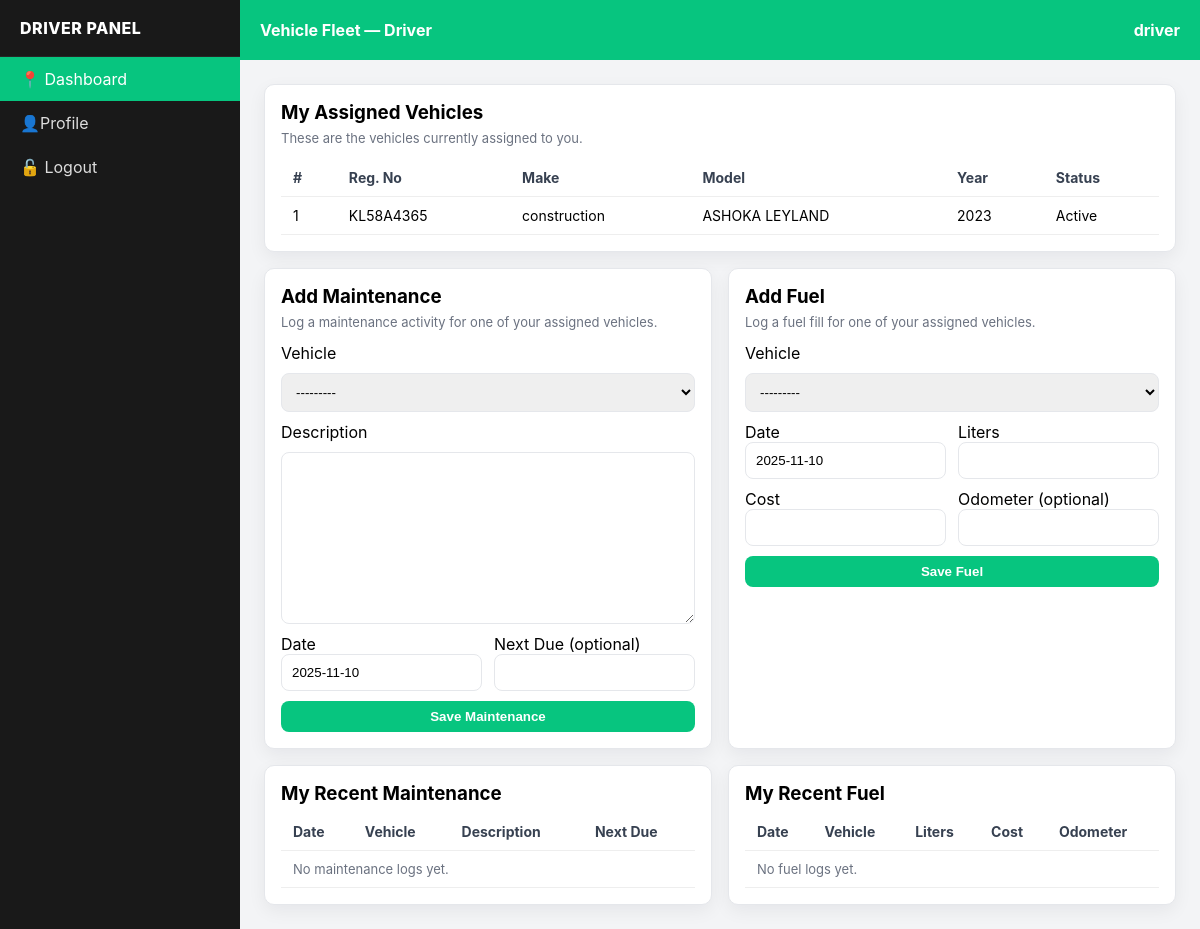
The page /driver/dashboard/ (signed in) on the database its author committed.
### vehiapp/models.py (models this page shows)
class Vehicle(models.Model):
    STATUS_CHOICES = [('active','Active'),('inactive','Inactive'),('maintenance','Maintenance')]
    registration_no = models.CharField(max_length=30, unique=True)
    make = models.CharField(max_length=50, blank=True)
    model = models.CharField(max_length=50, blank=True)
    year = models.PositiveSmallIntegerField(null=True, blank=True)
    status = models.CharField(max_length=20, choices=STATUS_CHOICES, default='active')
    current_driver = models.ForeignKey(User, null=True, blank=True, on_delete=models.SET_NULL, related_name='assigned_vehicles')
    latitude  = models.DecimalField(max_digits=9, decimal_places=6, null=True, blank=True)
    longitude = models.DecimalField(max_digits=9, decimal_places=6, null=True, blank=True)
    last_location_time = models.DateTimeField(null=True, blank=True)
    def __str__(self):
        return self.registration_no

### vehiapp/views.py (the view, shortened to what this page needs)
# urls.py: path('driver/dashboard/', views.driver_dashboard, name='driver_dashboard'),
@role_required('driver')
def driver_dashboard(request):
    vehicles_qs = Vehicle.objects.filter(current_driver=request.user)
    maintenance = MaintenanceLog.objects.filter(vehicle__in=vehicles_qs).order_by("-date")[:10]
    fuel_logs = FuelLog.objects.filter(vehicle__in=vehicles_qs).order_by("-date")[:10]
    mform = MaintenanceForm(vehicles_qs=vehicles_qs)
    fform = FuelForm(vehicles_qs=vehicles_qs)
    return render(request, "driver/driver_dashboard.html", {
        "vehicles": vehicles_qs,
        "maintenance": maintenance,
        "fuel_logs": fuel_logs,
        "mform": mform,
        "fform": fform,
    })

### vehiapp/views.py
class MaintenanceForm(forms.ModelForm):
    class Meta:
        model = MaintenanceLog
        fields = ["vehicle", "description", "date", "next_due"]
    def __init__(self, *args, **kwargs):
        vehicles_qs = kwargs.pop("vehicles_qs", None)
        super().__init__(*args, **kwargs)
        self.fields["date"].initial = timezone.now().date()
        if vehicles_qs is not None:
            self.fields["vehicle"].queryset = vehicles_qs

class FuelForm(forms.ModelForm):
    class Meta:
        model = FuelLog
        fields = ["vehicle", "date", "liters", "cost", "odometer"]
    def __init__(self, *args, **kwargs):
        vehicles_qs = kwargs.pop("vehicles_qs", None)
        super().__init__(*args, **kwargs)
        self.fields["date"].initial = timezone.now().date()
        if vehicles_qs is not None:
            self.fields["vehicle"].queryset = vehicles_qs

### vehiapp/views.py (called while the page is built)
def is_app_admin(user):
    if not user or not user.is_authenticated:
        return False
    if user.is_superuser:
        return True
    try:
        role = getattr(user, "profile").role
        return (role or "").lower() == "admin"
    except Exception:
        return False

def get_user_role(user):
    try:
        return (getattr(user, "profile").role or "").lower()
    except Exception:
        return None

def role_required(*allowed_roles):
    allowed_roles = tuple((r or "").lower() for r in allowed_roles)
    def decorator(view_func):
        @wraps(view_func)
        @login_required(login_url='login')
        def _wrapped(request, *args, **kwargs):
            if request.user.is_superuser or is_app_admin(request.user):
                return view_func(request, *args, **kwargs)
            role = get_user_role(request.user)
            if role in allowed_roles:
                return view_func(request, *args, **kwargs)
            raise PermissionDenied
        return _wrapped
    return decorator

### vehiapp/templates/driver/driver_dashboard.html (shortened to what this page needs)
{% load static %}
<!doctype html>
<html lang="en">
<head>
  <link href="{% static 'css/driverdash.css' %}" rel="stylesheet">
</head>
<body>
<div class="wrap">
  <aside class="sidebar">
    <div class="brand">DRIVER PANEL</div>
    <nav class="nav">
      <a class="active" href="{% url 'driver_dashboard' %}">📍 Dashboard</a>
       <a href="{% url 'profile' %}" class="">
          <span class="icon">👤</span><span>Profile</span>
        </a>
      <a href="{% url 'logout' %}">🔓 Logout</a>
    </nav>
  </aside>
  <main class="main">
    <div class="topbar">
      <div>Vehicle Fleet — Driver</div>
      <div>{{ request.user.username }}</div>
    </div>
    <section class="content">
      <div class="card" style="margin-bottom:16px">
        <h3 style="margin:0 0 6px">My Assigned Vehicles</h3>
        <p class="muted" style="margin-top:0">These are the vehicles currently assigned to you.</p>
        <div style="overflow:auto">
          <table>
            <thead>
              <tr><th>#</th><th>Reg. No</th><th>Make</th><th>Model</th><th>Year</th><th>Status</th></tr>
            </thead>
            <tbody>
              {% for v in vehicles %}
                <tr>
                  <td>{{ forloop.counter }}</td>
                  <td>{{ v.registration_no }}</td>
                  <td>{{ v.make|default:"—" }}</td>
                  <td>{{ v.model|default:"—" }}</td>
                  <td>{{ v.year|default:"—" }}</td>
                  <td>{{ v.get_status_display }}</td>
                </tr>
              {% empty %}
                <tr><td colspan="6" class="muted">No vehicle assigned yet. Please contact admin/staff.</td></tr>
              {% endfor %}
            </tbody>
          </table>
        </div>
      </div>
      <div class="grid">
        <div class="card">
          <h3 style="margin:0 0 6px">Add Maintenance</h3>
          <p class="muted" style="margin-top:0">Log a maintenance activity for one of your assigned vehicles.</p>
          {% if vehicles|length == 0 %}
            <p class="muted">You cannot add maintenance because no vehicle is assigned.</p>
          {% else %}
            <form method="post" style="display:grid;gap:10px">
              <label>Vehicle</label>
              {{ mform.vehicle }}
              <label>Description</label>
              {{ mform.description }}
              <div class="row">
                <div>
                  <label>Date</label>
                  {{ mform.date }}
                </div>
                <div>
                  <label>Next Due (optional)</label>
                  {{ mform.next_due }}
                </div>
              </div>
              <button class="btn" type="submit" name="maintenance_submit" value="1">Save Maintenance</button>
            </form>
          {% endif %}
        </div>
        <div class="card">
          <h3 style="margin:0 0 6px">Add Fuel</h3>
          <p class="muted" style="margin-top:0">Log a fuel fill for one of your assigned vehicles.</p>
          {% if vehicles|length == 0 %}
            <p class="muted">You cannot add fuel because no vehicle is assigned.</p>
          {% else %}
            <form method="post" style="display:grid;gap:10px">
              <label>Vehicle</label>
              {{ fform.vehicle }}
              <div class="row">
                <div>
                  <label>Date</label>
                  {{ fform.date }}
                </div>
                <div>
                  <label>Liters</label>
                  {{ fform.liters }}
                </div>
              </div>
              <div class="row">
                <div>
                  <label>Cost</label>
                  {{ fform.cost }}
                </div>
                <div>
                  <label>Odometer (optional)</label>
                  {{ fform.odometer }}
                </div>
              </div>
              <button class="btn" type="submit" name="fuel_submit" value="1">Save Fuel</button>
            </form>
          {% endif %}
        </div>
      </div>
      <div class="grid" style="margin-top:16px">
        <div class="card">
          <h3 style="margin:0 0 8px">My Recent Maintenance</h3>
          <div style="overflow:auto">
            <table>
              <thead><tr><th>Date</th><th>Vehicle</th><th>Description</th><th>Next Due</th></tr></thead>
              <tbody>
                {% for m in maintenance %}
                  <tr>
                    <td>{{ m.date }}</td>
                    <td>{{ m.vehicle.registration_no }}</td>
                    <td>{{ m.description }}</td>
                    <td>{{ m.next_due|default:"—" }}</td>
                  </tr>
                {% empty %}
                  <tr><td colspan="4" class="muted">No maintenance logs yet.</td></tr>
                {% endfor %}
              </tbody>
            </table>
          </div>
        </div>
        <div class="card">
          <h3 style="margin:0 0 8px">My Recent Fuel</h3>
          <div style="overflow:auto">
            <table>
              <thead><tr><th>Date</th><th>Vehicle</th><th>Liters</th><th>Cost</th><th>Odometer</th></tr></thead>
              <tbody>
                {% for f in fuel_logs %}
                  <tr>
                    <td>{{ f.date }}</td>
                    <td>{{ f.vehicle.registration_no }}</td>
                    <td>{{ f.liters }}</td>
                    <td>{{ f.cost }}</td>
                    <td>{{ f.odometer|default:"—" }}</td>
                  </tr>
                {% empty %}
                  <tr><td colspan="5" class="muted">No fuel logs yet.</td></tr>
                {% endfor %}
              </tbody>
            </table>
          </div>
        </div>
      </div>
    </section>
  </main>
</div>
</body>
</html>

### vehiapp/static/css/driverdash.css (style rules this page uses)
:root { --green:#07c57f; --muted:#6b7280; --card:#fff; --bg:#f3f4f6; }
* { box-sizing:border-box }
body { margin:0;font-family:Inter, system-ui, Arial;background:var(--bg) }
a { color:inherit;text-decoration:none }
.wrap { display:flex;min-height:100vh }
.sidebar { width:240px;background:#191919;color:#fff;display:flex;flex-direction:column }
.brand { padding:18px 20px;font-weight:800;letter-spacing:.5px;border-bottom:1px solid rgba(255,255,255,.06) }
.nav a { display:block;padding:12px 20px;color:#ddd }
.nav a.active { background:var(--green);color:#fff }
.main { flex:1;display:flex;flex-direction:column }
.topbar { height:60px;background:var(--green);color:#fff;display:flex;align-items:center;justify-content:space-between;padding:0 20px;font-weight:700 }
.content { padding:24px }
.grid { display:grid;grid-template-columns:1fr 1fr;gap:16px }
.card { background:var(--card);border:1px solid #e5e7eb;border-radius:10px;box-shadow:0 6px 18px rgba(16,24,40,0.06);padding:16px }
.muted { color:var(--muted);font-size:13px }
table { width:100%;border-collapse:collapse;font-size:14px }
th,td { padding:10px 12px;border-bottom:1px solid #eee;text-align:left }
th { color:#374151 }
.btn { display:inline-block;padding:8px 12px;border-radius:8px;background:var(--green);color:#fff;font-weight:600;cursor:pointer;border:none }
input, select, textarea { width:100%;padding:10px;border:1px solid #e5e7eb;border-radius:8px }
.row { display:grid;grid-template-columns:1fr 1fr;gap:12px }

### rows shown on the page
Vehicle: registration_no "KL58A4365", make "construction", model "ASHOKA LEYLAND", year "2023", status "Active"

### other values the page prints
{{ request.user.username }} "driver"
